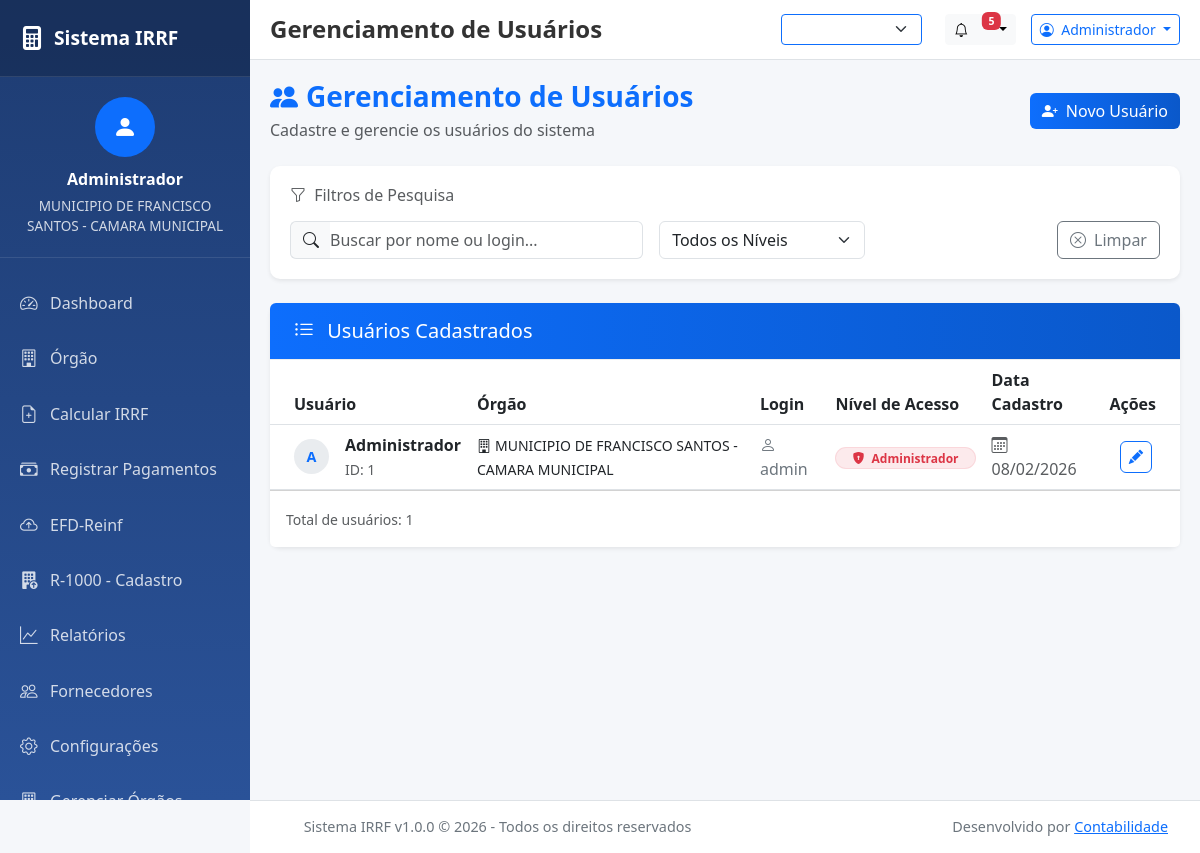
Before: /public/geren-usuarios.php (signed in) with the older database file.
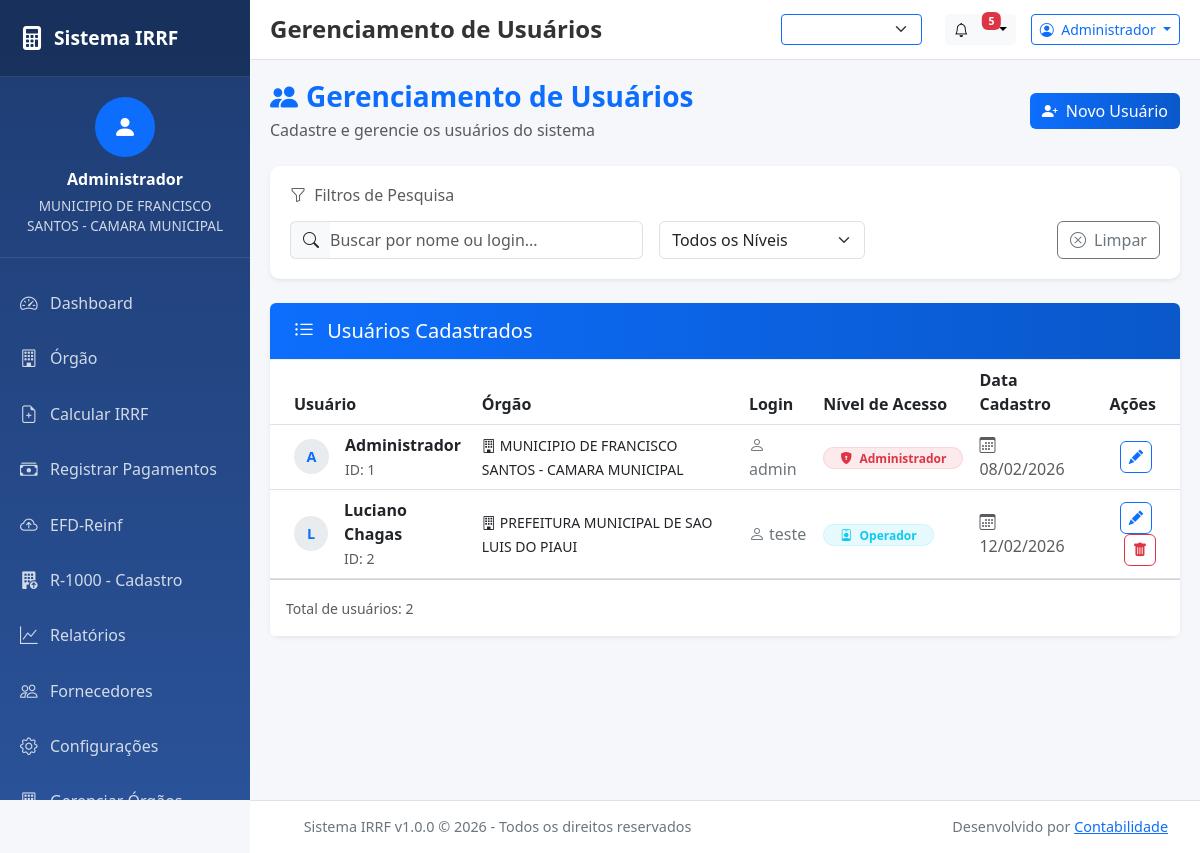
After: the same page with the newer database file.
### tables this page shows
CREATE TABLE `usuarios` (
  `id` int(11) NOT NULL,
  `id_orgao` int(11) NOT NULL,
  `nome` varchar(100) NOT NULL,
  `login` varchar(50) NOT NULL,
  `senha_hash` varchar(255) NOT NULL,
  `nivel_acesso` enum('admin','operador') DEFAULT 'operador',
  `created_at` timestamp NOT NULL DEFAULT current_timestamp(),
  `updated_at` timestamp NULL DEFAULT current_timestamp() ON UPDATE current_timestamp()
);

CREATE TABLE `orgaos` (
  `id` int(11) NOT NULL,
  `cnpj` varchar(18) NOT NULL,
  `nome_oficial` varchar(255) NOT NULL,
  `cep` varchar(10) DEFAULT NULL,
  `logradouro` varchar(255) DEFAULT NULL,
  `numero` varchar(20) DEFAULT NULL,
  `bairro` varchar(100) DEFAULT NULL,
  `cidade` varchar(100) DEFAULT NULL,
  `uf` char(2) DEFAULT NULL,
  `complemento` varchar(255) DEFAULT NULL,
  `responsavel_nome` varchar(255) DEFAULT NULL,
  `responsavel_email` varchar(255) DEFAULT NULL,
  `caminho_logo` varchar(255) DEFAULT NULL,
  `texto_cabecalho` text DEFAULT NULL,
  `texto_rodape` text DEFAULT NULL,
  `created_at` timestamp NOT NULL DEFAULT current_timestamp(),
  `updated_at` timestamp NOT NULL DEFAULT current_timestamp() ON UPDATE current_timestamp(),
  `classificacao_tributaria` varchar(2) DEFAULT '99',
  `indicador_ecd` tinyint(1) DEFAULT 0,
  `indicador_desoneracao` tinyint(1) DEFAULT 0,
  `contato_nome` varchar(70) DEFAULT NULL,
  `contato_cpf` varchar(11) DEFAULT NULL,
  `contato_telefone` varchar(13) DEFAULT NULL,
  `contato_email` varchar(60) DEFAULT NULL,
  `r1000_enviado` tinyint(1) DEFAULT 0,
  `r1000_recibo` varchar(52) DEFAULT NULL,
  `r1000_data_envio` timestamp NULL DEFAULT NULL,
  `certificado_arquivo` varchar(255) DEFAULT NULL COMMENT 'Nome do arquivo .pfx salvo na pasta certificados',
  `certificado_senha` varchar(255) DEFAULT NULL COMMENT 'Senha do certificado digital',
  `ide_efr` char(1) DEFAULT 'S',
  `cnpj_efr` varchar(14) DEFAULT NULL
);

### public/geren-usuarios.php (called while the page is built)
<?php
require_once __DIR__ . '/../app/Views/usuarios.php';
?>

### app/Models/Usuario.php (called while the page is built, shortened)
<?php
require_once __DIR__ . '/../Core/Database.php';
class Usuario {
    private $db;
    private $table = 'usuarios';
    public function __construct() {
        $this->db = Database::getInstance()->getConnection();
    }
    public function listarTodos() {
        $sql = "SELECT u.id, u.nome, u.login, u.nivel_acesso, u.created_at, u.id_orgao, o.nome_oficial as orgao_nome
                FROM {$this->table} u
                LEFT JOIN orgaos o ON u.id_orgao = o.id
                ORDER BY u.nome";
        $stmt = $this->db->query($sql);
        return $stmt->fetchAll();
    }
}
?>

### app/Core/Database.php (called while the page is built, shortened)
<?php
class Database {
    private static $instance = null;
    private $conn;
    private function __construct() {
        try {
            $dsn = "mysql:host=" . DB_HOST . ";dbname=" . DB_NAME . ";charset=utf8mb4";
            $options = [
                PDO::ATTR_ERRMODE => PDO::ERRMODE_EXCEPTION,
                PDO::ATTR_DEFAULT_FETCH_MODE => PDO::FETCH_ASSOC,
                PDO::ATTR_EMULATE_PREPARES => false,
                PDO::ATTR_PERSISTENT => false,
                PDO::MYSQL_ATTR_INIT_COMMAND => "SET NAMES utf8mb4 COLLATE utf8mb4_unicode_ci"
            ];
            $this->conn = new PDO($dsn, DB_USER, DB_PASS, $options);
        } catch (PDOException $e) {
            if (DEBUG_MODE) {
                die("Erro na conexão com o banco de dados: " . $e->getMessage());
            } else {
                error_log("Erro de conexão: " . $e->getMessage());
                die("Erro interno do sistema. Contate o administrador.");
            }
        }
    }
    public static function getInstance() {
        if (self::$instance === null) {
            self::$instance = new Database();
        }
        return self::$instance;
    }
    public function getConnection() {
        return $this->conn;
    }
}

### app/Core/Session.php (called while the page is built, shortened)
<?php
class Session {
    public static function get($key, $default = null) {
        return $_SESSION[$key] ?? $default;
    }
    public static function getUser() {
        return self::get('usuario');
    }
}
?>

### app/Views/usuarios.php (the view, shortened to what the changed rows need)
<?php
require_once __DIR__ . '/../Core/Database.php';
require_once __DIR__ . '/../Models/Usuario.php';
require_once __DIR__ . '/../Core/Session.php';
$usuarioLogado = Session::getUser();
$titulo = "Gerenciamento de Usuários";
$idOrgao = Session::getIdOrgao() ?? $usuarioLogado['id_orgao'] ?? null;
$usuarioModel = new Usuario();
if (($usuarioLogado['nivel_acesso'] ?? '') === 'admin') {
    $listaUsuarios = $usuarioModel->listarTodos();
} else {
    $listaUsuarios = $usuarioModel->listarPorOrgao($idOrgao);
}
require_once __DIR__ . '/layout/header.php';
?>
<div class="main-container">
    <div class="d-flex justify-content-between align-items-center mb-4">
        <div>
            <h1 class="h3 mb-1" style="color: var(--primary-color); font-weight: 700;">
                <i class="bi bi-people-fill me-2"></i>Gerenciamento de Usuários
            </h1>
        </div>
    </div>
    <div class="card border-0 shadow-sm">
        <div class="card-body p-0">
            <div class="table-responsive">
                <table class="table table-hover align-middle mb-0" id="tabelaUsuarios">
                    <thead class="bg-light">
                        <tr>
                            <th class="ps-4">Usuário</th>
                            <th>Órgão</th>
                            <th>Login</th>
                            <th>Nível de Acesso</th>
                            <th>Data Cadastro</th>
                            <th class="text-end pe-4">Ações</th>
                        </tr>
                    </thead>
                    <tbody>
                        <?php if (empty($listaUsuarios)): ?>
                            <tr>
                                <td colspan="5" class="text-center py-5 text-muted">
                                    <i class="bi bi-people display-4 d-block mb-3"></i>
                                    Nenhum usuário encontrado.
                                </td>
                            </tr>
                        <?php else: ?>
                            <?php foreach ($listaUsuarios as $user): ?>
                                <tr class="user-row" data-nome="<?php echo strtolower($user['nome']); ?>" data-login="<?php echo strtolower($user['login']); ?>" data-nivel="<?php echo $user['nivel_acesso']; ?>">
                                    <td class="ps-4">
                                        <div class="d-flex align-items-center">
                                            <div class="avatar-initials me-3">
                                                <?php echo strtoupper(substr($user['nome'], 0, 1)); ?>
                                            </div>
                                            <div>
                                                <div class="fw-bold text-dark"><?php echo htmlspecialchars($user['nome']); ?></div>
                                                <small class="text-muted">ID: <?php echo $user['id']; ?></small>
                                            </div>
                                        </div>
                                    </td>
                                    <td>
                                        <span class="text-dark small"><i class="bi bi-building me-1"></i><?php echo htmlspecialchars($user['orgao_nome'] ?? 'N/A'); ?></span>
                                    </td>
                                    <td>
                                        <span class="text-secondary"><i class="bi bi-person me-1"></i><?php echo htmlspecialchars($user['login']); ?></span>
                                    </td>
                                    <td>
                                        <?php if ($user['nivel_acesso'] === 'admin'): ?>
                                            <span class="badge bg-danger bg-opacity-10 text-danger border border-danger border-opacity-10 rounded-pill px-3">
                                                <i class="bi bi-shield-lock-fill me-1"></i> Administrador
                                            </span>
                                        <?php else: ?>
                                            <span class="badge bg-info bg-opacity-10 text-info border border-info border-opacity-10 rounded-pill px-3">
                                                <i class="bi bi-person-badge me-1"></i> Operador
                                            </span>
                                        <?php endif; ?>
                                    </td>
                                    <td>
                                        <span class="text-muted"><i class="bi bi-calendar3 me-1"></i><?php echo date('d/m/Y', strtotime($user['created_at'])); ?></span>
                                    </td>
                                    <td class="text-end pe-4">
                                        <button class="btn btn-outline-primary action-btn me-1" onclick='editarUsuario(<?php echo json_encode($user); ?>)' title="Editar">
                                            <i class="bi bi-pencil-fill" style="font-size: 0.9rem;"></i>
                                        </button>
                                        <?php if ($user['id'] != $usuarioLogado['id']): ?>
                                            <button class="btn btn-outline-danger action-btn" onclick="excluirUsuario(<?php echo $user['id']; ?>, '<?php echo addslashes($user['nome']); ?>')" title="Excluir">
                                                <i class="bi bi-trash-fill" style="font-size: 0.9rem;"></i>
                                            </button>
                                        <?php endif; ?>
                                    </td>
                                </tr>
                            <?php endforeach; ?>
                        <?php endif; ?>
                    </tbody>
                </table>
            </div>
        </div>
        <div class="card-footer bg-white py-3">
            <small class="text-muted">Total de usuários: <span id="totalUsuarios"><?php echo count($listaUsuarios); ?></span></small>
        </div>
    </div>
</div>
<?php require_once __DIR__ . '/layout/footer.php'; ?>

### app/Views/layout/header.php (shortened to what the changed rows need)
<?php
$usuario = $_SESSION['usuario'] ?? null;
?>
<!DOCTYPE html>
<html lang="pt-br">
<head>
    <link href="https://cdn.jsdelivr.net/npm/bootstrap@5.3.0/dist/css/bootstrap.min.css" rel="stylesheet">
    <link rel="stylesheet" href="https://cdn.jsdelivr.net/npm/bootstrap-icons@1.10.0/font/bootstrap-icons.css">
</head>
<body>
    <div class="sidebar" id="sidebar">
        <div class="sidebar-user">
            <div class="user-avatar">
                <i class="bi bi-person-fill"></i>
            </div>
            <div class="user-name"><?php echo htmlspecialchars($usuario['nome'] ?? 'Usuário'); ?></div>
            <div class="user-orgao"><?php echo htmlspecialchars($usuario['orgao_nome'] ?? 'Órgão'); ?></div>
        </div>
    </div>
    <div class="main-content" id="mainContent">
        <header class="top-header">
            <div class="page-title">
                <h1><?php echo $titulo ?? 'Dashboard'; ?></h1>
            </div>
            <div class="header-actions">
                <div class="dropdown">
                    <button class="btn btn-outline-primary btn-sm dropdown-toggle" type="button"
                        data-bs-toggle="dropdown">
                        <i class="bi bi-person-circle me-1"></i>
                        <?php echo htmlspecialchars(explode(' ', $usuario['nome'] ?? 'Usuário')[0]); ?>
                    </button>
                </div>
            </div>
        </header>
        <div class="content-wrapper">

Changed rows visible on the page:
now on this page (row edited): orgaos: nome_oficial "MUNICIPIO DE FRANCISCO SANTOS - CAMARA MUNICIPAL"
added usuarios: nome "L", nome "Luciano Chagas", id "2", id_orgao.nome_oficial "PREFEITURA MUNICIPAL DE SAO LUIS DO PIAUI", login "teste", nivel_acesso "operador" (drawn), created_at "12/02/2026"
Other visible differences:
count($listaUsuarios): "1" → "2"
